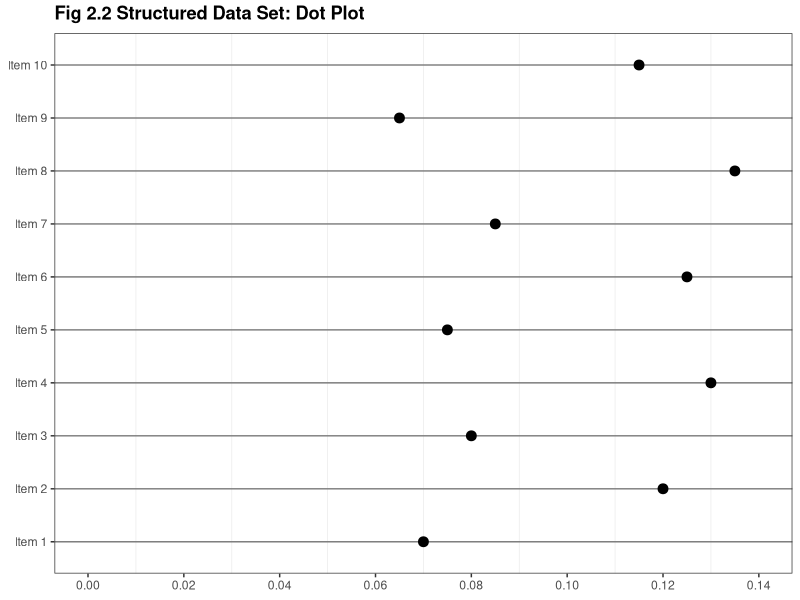
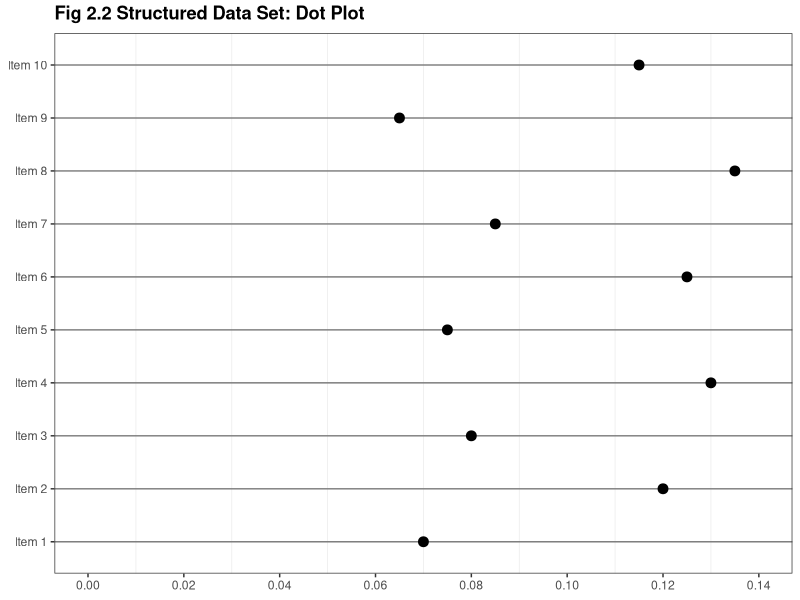

Write the R code that produced these figures, in order.
library(ggplot2)

this_base <- "fig02-02_structured-data-set-dot-plot"

my_data <- data.frame(
  variable = paste(rep("Item", 10), seq(1:10)),
  value = c(0.07, 0.12, 0.08, 0.13, 0.075, 
            0.125, 0.085, 0.135, 0.065, 0.115))

my_data$variable <- factor(my_data$variable, my_data$variable)

p <- ggplot(my_data, aes(x = value, y = variable)) +
  geom_point(size = 3) +
  scale_x_continuous(breaks = seq(0, 0.14, 0.02), limits = c(0, 0.14)) +
  ggtitle("Fig 2.2 Structured Data Set: Dot Plot") +
  theme_bw() +
  theme(panel.grid.major.x = element_blank(),
        panel.grid.major.y = element_line(colour = "grey50", 
                                          linetype = "solid"),
        plot.title = element_text(size = rel(1.2), face = "bold", vjust = 1.5),
        axis.title = element_blank())

p

ggsave(paste0(this_base, ".png"), 
       p, width = 8, height = 4)

## pedantic: missing tick marks at top of plot
